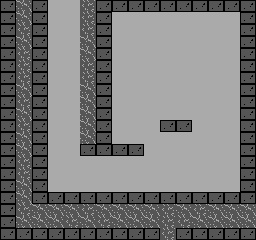

Tiled map render using the project's own tile images. Description and the whole map definition, tile-layer contents included, below:
An orthogonal 16x20 tile map with 16x12 px tiles, 1 tile layer (Tile Layer 1) and 5 objects (FrogBoss, Default).

<map version="1.5" tiledversion="1.7.2" orientation="orthogonal" renderorder="right-down" width="16" height="20" tilewidth="16" tileheight="12" infinite="0" nextlayerid="8" nextobjectid="82">
 <tileset firstgid="1" source="tiles.tsx" />
 <layer id="1" name="Tile Layer 1" width="16" height="20">
  <data encoding="csv">
2,25,2,31,31,24,2,2,2,2,2,2,2,2,2,2,
2,25,2,31,31,24,2,31,31,31,31,31,31,31,31,2,
2,24,2,31,31,24,2,31,31,31,31,31,31,31,31,2,
2,25,2,31,31,25,2,31,31,31,31,31,31,31,31,2,
2,24,2,31,31,25,2,31,31,31,31,31,31,31,31,2,
2,24,2,31,31,24,2,31,31,31,31,31,31,31,31,2,
2,24,2,31,31,24,2,31,31,31,31,31,31,31,31,2,
2,25,2,31,31,25,2,31,31,31,31,31,31,31,31,2,
2,24,2,31,31,25,2,31,31,31,31,31,31,31,31,2,
2,25,2,31,31,25,2,31,31,31,31,31,31,31,31,2,
2,24,2,31,31,25,2,31,31,31,2,2,31,31,31,2,
2,25,2,31,31,25,2,31,31,31,31,31,31,31,31,2,
2,25,2,31,31,2,2,2,2,31,31,31,31,31,31,2,
2,24,2,31,31,31,31,31,31,31,31,31,31,31,31,2,
2,24,2,31,31,31,31,31,31,31,31,31,31,31,31,2,
2,25,2,31,31,31,31,31,31,31,31,31,31,31,31,2,
2,25,2,2,2,2,2,2,2,2,2,2,2,2,2,2,
2,24,25,25,25,24,25,25,25,25,24,25,24,25,25,25,
2,25,25,25,24,25,24,25,25,25,24,24,25,25,25,25,
2,2,2,2,2,2,2,2,2,2,24,2,2,2,2,2
</data>
 </layer>
 <objectgroup id="7" name="Triggers">
  <object id="80" name="FrogBoss" x="144" y="157" width="96" height="35" />
 </objectgroup>
 <objectgroup id="2" name="Spawners">
  <object id="15" name="Default" x="61" y="0" width="5" height="19" />
  <object id="79" x="60" y="0" width="5" height="19">
   <properties>
    <property name="source" value="rockland3" />
    <property name="twoWay" type="bool" value="false" />
   </properties>
  </object>
 </objectgroup>
 <objectgroup id="3" name="Teleporters">
  <object id="78" x="160" y="237" width="15" height="4">
   <properties>
    <property name="destination" value="rockland2" />
    <property name="twoWay" type="bool" value="false" />
   </properties>
  </object>
 </objectgroup>
 <objectgroup id="4" name="EnemySpawner">
  <object id="81" x="100" y="156" width="8" height="36">
   <properties>
    <property name="EnemyType" value="SpikeWall" />
   </properties>
  </object>
 </objectgroup>
</map>